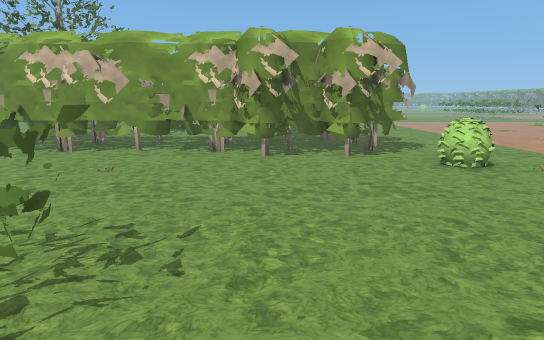
View 1 (above)

22 first-person views from a walk through a 3-D level made in the Godot game engine. The camera is 1.3 m above the floor, tilts 10° down and sees 70° across. The floor is counted in squares, 1 m on a side. Each view is taken from the middle of a square. On the plan, view 1 faces up. The plan holds only what a view shows up to about 16 squares ahead; the rest is blank. The place goes on beyond the plan. Characters and animated objects are not drawn. Some surface patterns are stand-ins.

View 2
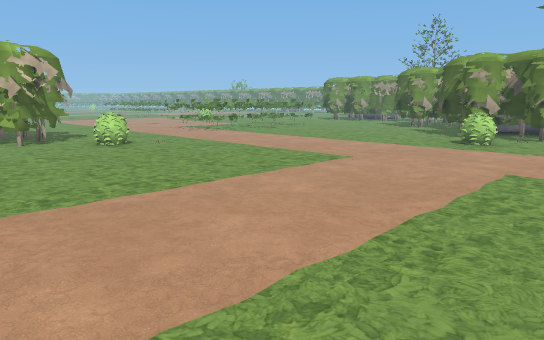

View 3
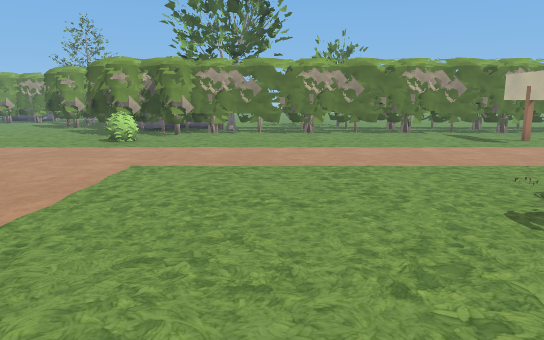

View 4
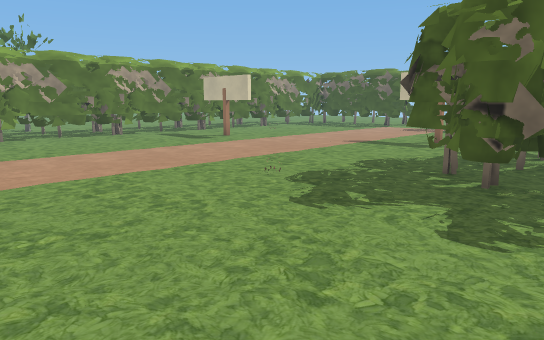

View 5
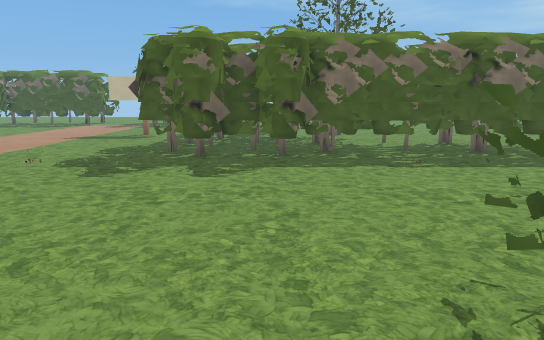

View 6
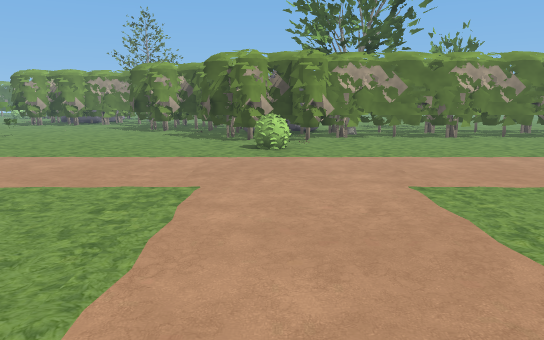

View 7
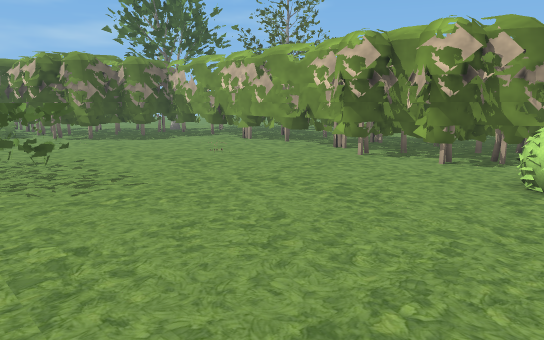

View 8
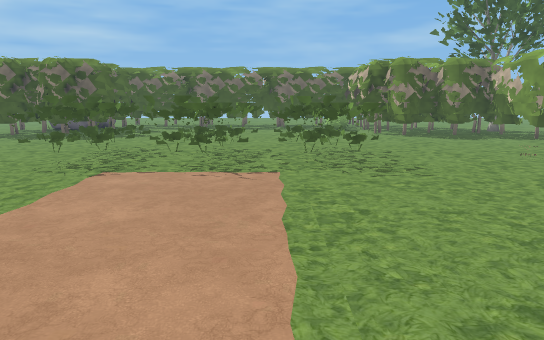

View 9
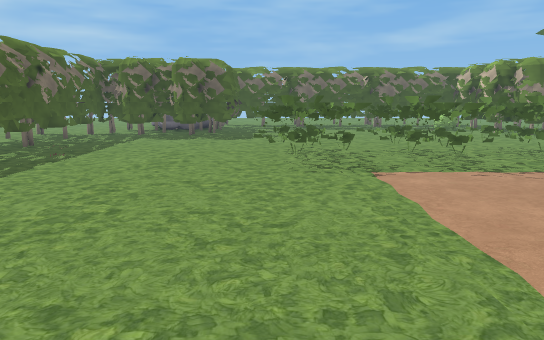

View 10
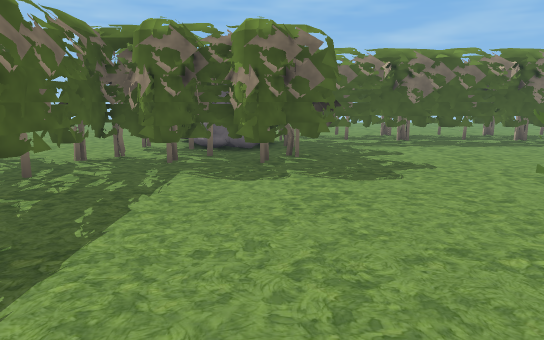

View 11
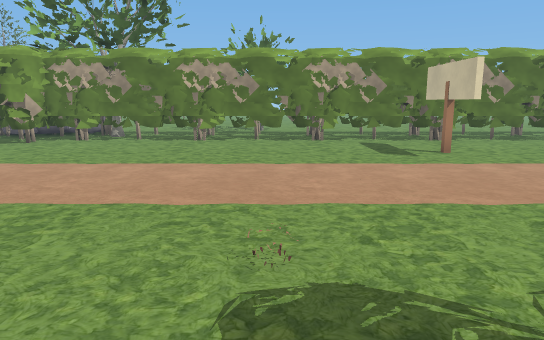

View 12
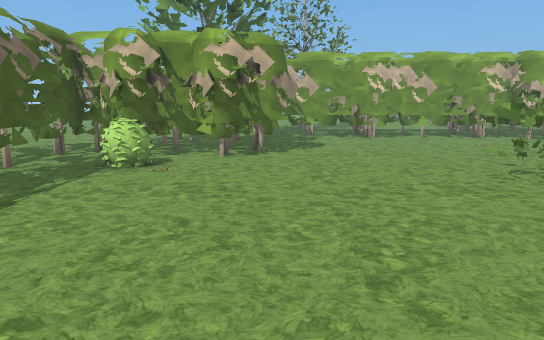

View 13
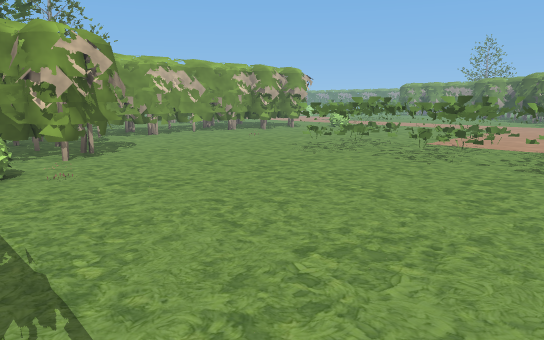

View 14
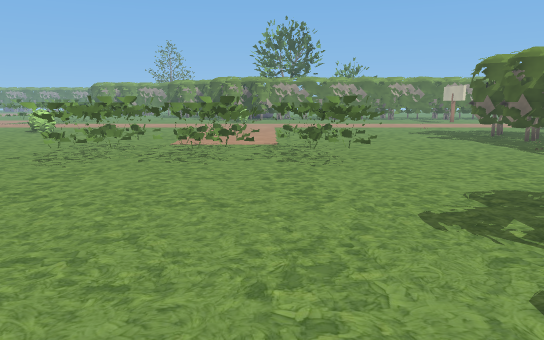

View 15
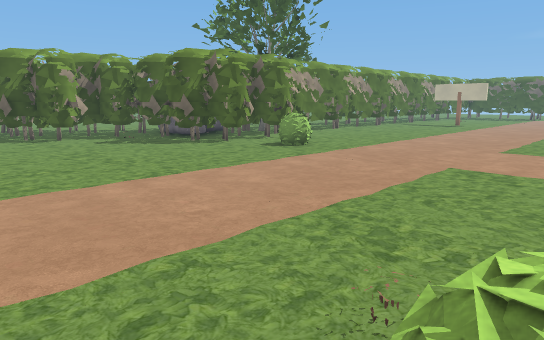

View 16
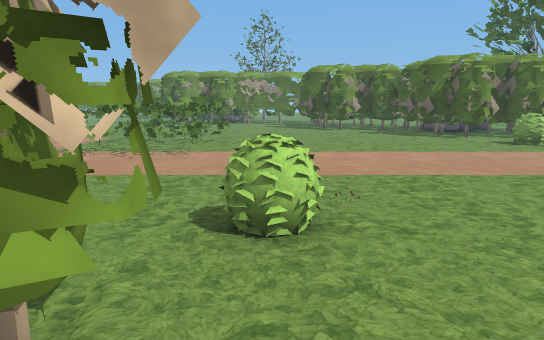

View 17
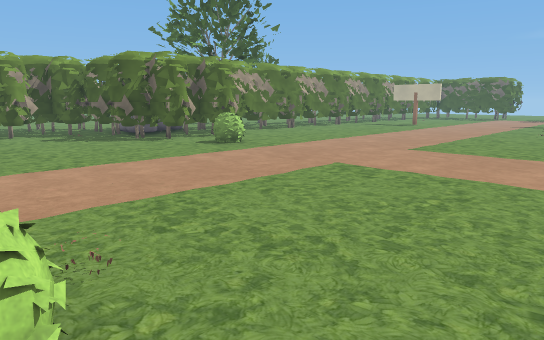

View 18
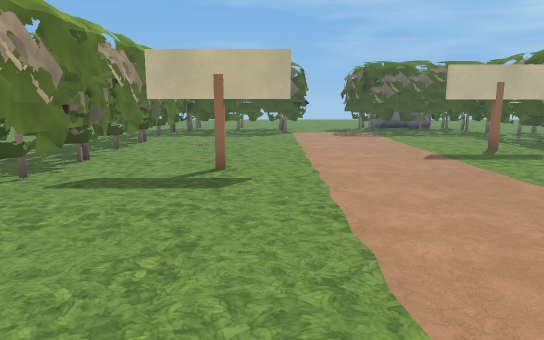

View 19
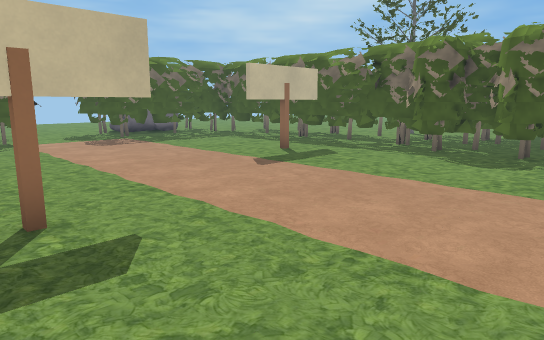

View 20
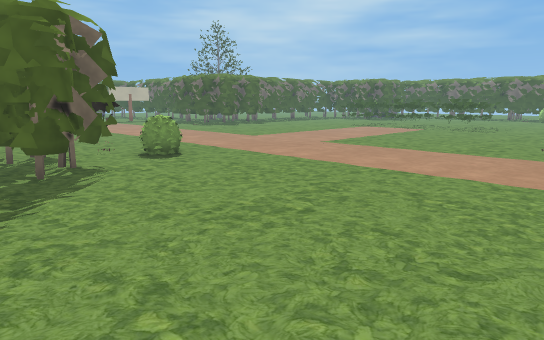

View 21
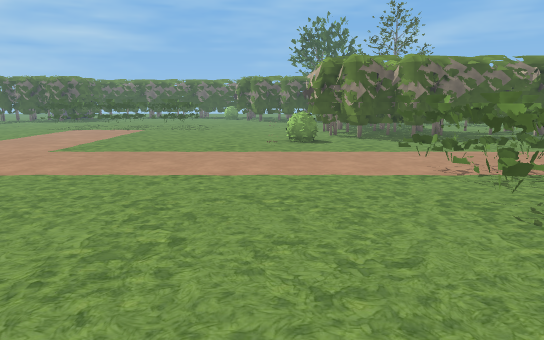

View 22
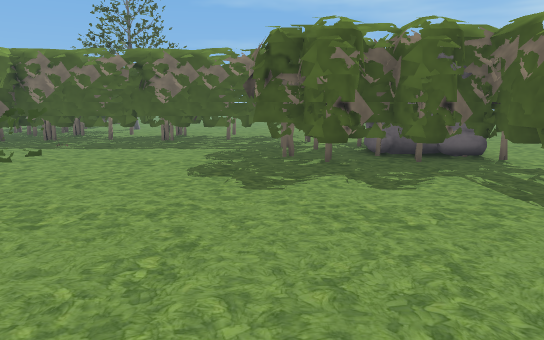

### Floor plan
Key: @ floor where view 1 was taken; # wall or solid block; . floor; B bush; F flower; T thing the floor can be seen under or through; S sign; R tree; C rock; O other object.
Columns run from 17 left of view 1 to 17 right of it. Each row starts with its distance up from view 1.
 10 ...    ##############.....########.
  9 ...    ##.......####...............
  8 ...  ####............B.............
  7  ..  ####.....O.......F............
  6   #######..........................
  5   ######...........................
  4    #.B.............................
  3  ###..O.....TTTT...................
  2  ###........TTTT................###
  1  ###........TTTT...............###
  0  ###........TTTT.@...........B.##
 -1  ###........TTTT...............##
 -2  ###........TTTT...............##
 -3  ###........TTTT................#
 -4  ###........TTTT................#
 -5    #............................#
 -6    #####........................#
 -7    ######.......................#
 -8  ..C ####.......................#
 -9 ...  ####.....O.......O.........#
-10 ..     TT.......T###............#
-11 ..   T TTTT#TTTTT####...........#
-12 .......TT          ##...........#
-13  ...... T          ##.......SSS.#
-14   ...     ##  ###  ##...........#
-15   ..      ......#  #............#
-16           ....R #  #.SSS........#
-17            ...     #..........O.#

Where each view was taken, in squares from view 1:
view 1: 0 up, 0 right, facing up
view 2: 4 down, 1 left, facing up-right
view 3: 5 down, 1 left, facing right
view 4: 4 down, 0 right, facing down-right
view 5: 1 down, 0 right, facing down
view 6: 0 up, 1 right, facing right
view 7: 1 up, 5 right, facing up-left
view 8: 1 up, 6 right, facing left
view 9: 4 down, 6 right, facing left
view 10: 7 down, 1 left, facing left
view 11: 9 down, 2 right, facing right
view 12: 4 down, 9 left, facing up
view 13: 4 down, 13 left, facing up-right
view 14: 2 down, 13 left, facing right
view 15: 9 up, 4 right, facing down-right
view 16: 8 up, 0 right, facing right
view 17: 8 up, 2 right, facing down-right
view 18: 6 down, 11 right, facing down
view 19: 9 down, 13 right, facing down-left
view 20: 9 up, 17 right, facing down-left
view 21: 7 up, 17 right, facing left
view 22: 2 up, 9 left, facing down
